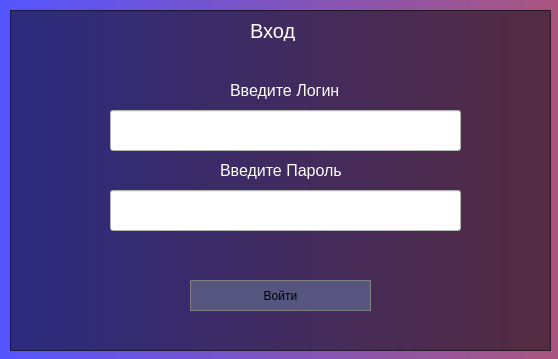
<?xml version="1.0" encoding="UTF-8"?>
<ui version="4.0">
 <class>Form</class>
 <widget class="QWidget" name="Form">
  <property name="geometry">
   <rect>
    <x>0</x>
    <y>0</y>
    <width>558</width>
    <height>359</height>
   </rect>
  </property>
  <property name="windowTitle">
   <string>Form</string>
  </property>
  <property name="styleSheet">
   <string notr="true">background-color: qlineargradient(spread:pad, x1:0, y1:0, x2:1, y2:0, stop:0 rgb(85, 85, 255), stop:1 rgb(170, 85, 127))</string>
  </property>
  <widget class="QFrame" name="frame">
   <property name="geometry">
    <rect>
     <x>10</x>
     <y>10</y>
     <width>541</width>
     <height>341</height>
    </rect>
   </property>
   <property name="styleSheet">
    <string notr="true">background-color: rgba(0,0,0,0.5)</string>
   </property>
   <property name="frameShape">
    <enum>QFrame::StyledPanel</enum>
   </property>
   <property name="frameShadow">
    <enum>QFrame::Raised</enum>
   </property>
   <widget class="QLineEdit" name="Nickname">
    <property name="geometry">
     <rect>
      <x>100</x>
      <y>100</y>
      <width>351</width>
      <height>41</height>
     </rect>
    </property>
    <property name="styleSheet">
     <string notr="true">background-color:white;
font-color: 18px;</string>
    </property>
    <property name="text">
     <string/>
    </property>
   </widget>
   <widget class="QLineEdit" name="lineEdit_2">
    <property name="geometry">
     <rect>
      <x>100</x>
      <y>180</y>
      <width>351</width>
      <height>41</height>
     </rect>
    </property>
    <property name="styleSheet">
     <string notr="true">background-color:white;</string>
    </property>
   </widget>
   <widget class="QLabel" name="label">
    <property name="geometry">
     <rect>
      <x>220</x>
      <y>70</y>
      <width>111</width>
      <height>20</height>
     </rect>
    </property>
    <property name="styleSheet">
     <string notr="true">font-size: 16px;
color: white;
background-color: none;
</string>
    </property>
    <property name="text">
     <string>Введите Логин</string>
    </property>
   </widget>
   <widget class="QLabel" name="label_2">
    <property name="geometry">
     <rect>
      <x>210</x>
      <y>150</y>
      <width>121</width>
      <height>21</height>
     </rect>
    </property>
    <property name="styleSheet">
     <string notr="true">font-size: 16px;
color: white;
background-color: none;
</string>
    </property>
    <property name="text">
     <string>Введите Пароль</string>
    </property>
   </widget>
   <widget class="QLabel" name="label_3">
    <property name="geometry">
     <rect>
      <x>240</x>
      <y>10</y>
      <width>51</width>
      <height>21</height>
     </rect>
    </property>
    <property name="contextMenuPolicy">
     <enum>Qt::NoContextMenu</enum>
    </property>
    <property name="styleSheet">
     <string notr="true">font-size: 20px;
color: white;
background-color: none;</string>
    </property>
    <property name="text">
     <string>Вход</string>
    </property>
   </widget>
   <widget class="QPushButton" name="Login">
    <property name="geometry">
     <rect>
      <x>180</x>
      <y>270</y>
      <width>181</width>
      <height>31</height>
     </rect>
    </property>
    <property name="styleSheet">
     <string notr="true">background-color: rgb(85, 85, 127);
border: 0.5px solid grey;
border -radius:10px;</string>
    </property>
    <property name="text">
     <string>Войти</string>
    </property>
   </widget>
  </widget>
 </widget>
 <resources/>
 <connections/>
</ui>
